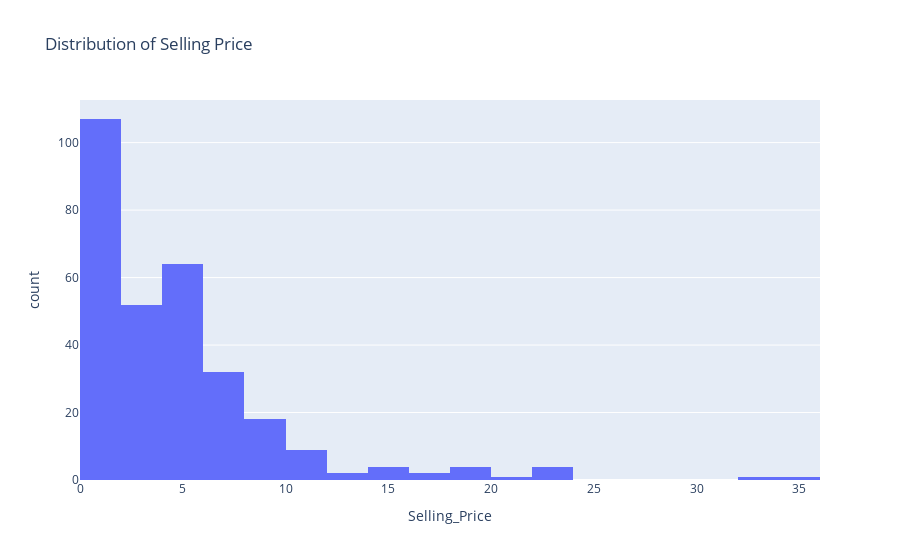

Notebook code for this chart:
### Markdown cell above
# Exploratory Data Analysis

### Code cell
# Distribution of Selling Price
fig = px.histogram(df, x='Selling_Price', nbins=30, title='Distribution of Selling Price')
fig.show()

### Figure 1 — Plotly figure (JSON) as saved in the notebook; plotly's stock layout.template omitted (floating-point values rounded to 4 significant figures; data arrays with more than 128 entries replaced by an {"elided": "..."} marker saying what was removed)
{"data": [{"bingroup": "x", "hovertemplate": "Selling_Price=%{x}<br>count=%{y}<extra></extra>", "legendgroup": "", "marker": {"color": "#636efa", "pattern": {"shape": ""}}, "name": "", "nbinsx": 30, "orientation": "v", "showlegend": false, "type": "histogram", "x": {"elided": "301 float values"}, "xaxis": "x", "yaxis": "y"}], "layout": {"barmode": "relative", "legend": {"tracegroupgap": 0}, "title": {"text": "Distribution of Selling Price"}, "xaxis": {"anchor": "y", "domain": [0, 1], "title": {"text": "Selling_Price"}}, "yaxis": {"anchor": "x", "domain": [0, 1], "title": {"text": "count"}}}}
